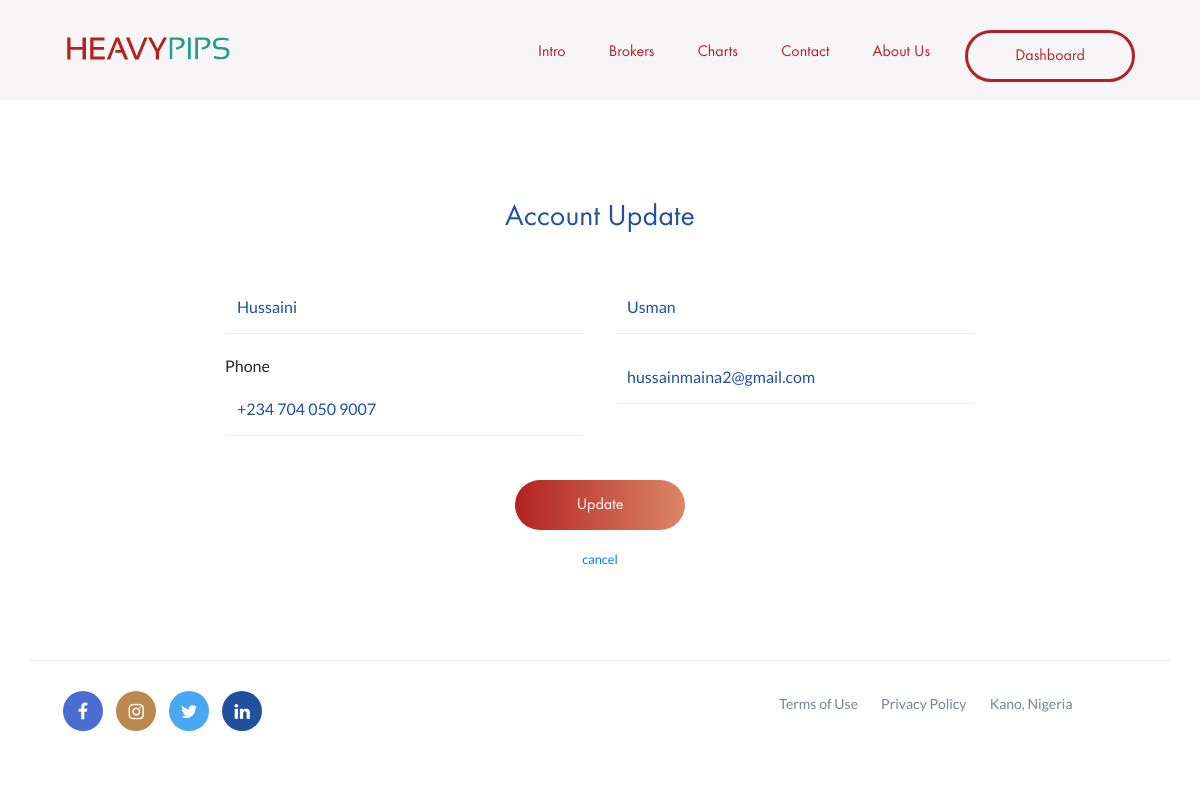
The page /settings/ (signed in) on the database its author committed.
### users/models.py (models this page shows)
class CustomUser(AbstractUser):
    username = None
    email = models.EmailField(_('email address'), unique=True,
                              error_messages={
                                  'unique': _("A user with that email already exists."),
                              },
                              max_length=150,
                              )
    phone = PhoneNumberField(max_length=30, unique=True, null=True, blank=False,
                             error_messages={
                                 'unique': _("A user with that phone number already exists."),
                             },
                             help_text='We will be sending you signals through this phone number.'
                             )
    allowaccess = models.BooleanField(_('allow access'), default=False, null=True, blank=True, help_text='allow access to signals')
    is_signalmanager = models.BooleanField(_('is signal manager'), default=False,
                                           help_text='let this user post signals', null=True, blank=True)
    is_newslettermanager = models.BooleanField(_('is newsletter manager'),default=False,
                                               help_text='let this user send newsletters', null=True, blank=True)
    birth_date = models.DateField(null=True, blank=True)
    USERNAME_FIELD = 'email'
    REQUIRED_FIELDS = []
    objects = CustomUserManager()

### signalsection/models.py (models this page shows)
class Address(models.Model):
    address = models.CharField(default='', max_length=50)
    def __str__(self):
        return self.address

### users/views.py (the view)
# urls.py: path('settings/', users_view.settings, name='settings'),
@login_required
def settings(request):
    if request.method == 'POST':
        form = UserUpdaetForm(request.POST, instance=request.user)
        if form.is_valid():
            form.save()
            messages.success(request, f'Your Account Has Been Updated!')
            return redirect('settings')
    else:
        form = UserUpdaetForm(instance=request.user)
    context = {'form': form, 'title': 'Settings'}
    return render(request, 'users/settings.html', context)

### users/forms.py
class UserUpdaetForm(forms.ModelForm):
    def __init__(self, *args, **kwargs):
        super(UserUpdaetForm, self).__init__(*args, **kwargs)
    email = forms.EmailField(label='', widget=forms.EmailInput(attrs={'placeholder': 'Email'}))
    first_name = forms.CharField(label='', widget=forms.TextInput(attrs={'placeholder': 'First Name'}))
    last_name = forms.CharField(label='', widget=forms.TextInput(attrs={'placeholder': 'Last Name'}))
    phone = PhoneNumberField(required=True, label='',
                            widget=forms.NumberInput(attrs={'placeholder': 'Phone: +234 8035873345'}))
    class Meta:
        model = get_user_model()
        fields = ['email', 'phone', 'first_name', 'last_name']

### users/templates/users/settings.html (shortened to what this page needs)
{% extends "signalsection/base.html" %}
{% load crispy_forms_tags %}
{% load static %}
{% block content %}
<section class="page-info-section">
</section>
<section class="contact-page spad">
    <div class="container">
        <h3 class="text-center">Account Update</h3><br><br>
        <div class="row justify-content-center">
            <div class="col-lg-8">
                <form method='POST' class="contact-form">
                    <div class="row justify-content-center">
                        <div class="col-md-6">
                            <div class="form-group">
                                {{ form.first_name|as_crispy_field }}
                            </div>
                        </div>
                        <div class="col-md-6">
                            <div class="form-group">
                                 {{ form.last_name|as_crispy_field }}
                            </div>
                        </div>
                        <div class="col-md-6">
                            <div class="form-group">
                                 {{ form.phone|as_crispy_field }}
                            </div>
                        </div>
                         <div class="col-md-6">
                            <div class="form-group">
                                 {{ form.email|as_crispy_field }}
                            </div>
                        </div>
                    </div>
                    <div class="col-md-12 text-center">
                        <button class="site-btn sb-gradients mt-4" type='submit'>Update</button>
                    </div>
                    <div class="text-center pt-3">
                          <small class="text-muted text-center"><a href="{% url 'dashboard' %}"> cancel</a></small>
                    </div>
                </form>
            </div>
        </div>
    </div>
</section>
{% endblock %}

### signalsection/templates/signalsection/base.html (shortened to what this page needs)
{% load static %}
<!DOCTYPE html>
<html lang="en">
<head>
	<link rel="stylesheet" href="{% static 'signalsection/css/bootstrap.min.css' %}"/>
	<link rel="stylesheet" href="{% static 'signalsection/css/font-awesome.min.css' %}"/>
	<link rel="stylesheet" href="{% static 'signalsection/css/themify-icons.css' %}"/>
	<link rel="stylesheet" href="{% static 'signalsection/css/animate.css' %}"/>
	<link rel="stylesheet" href="{% static 'signalsection/css/owl.carousel.css' %}"/>
	<link rel="stylesheet" href="{% static 'signalsection/css/style.css' %}"/>
</head>
<body>
	<header class="header-section clearfix">
		<div class="container-fluid">
			<a href="{% url 'home' %}" class="site-logo">
				<img src="{% static 'signalsection/img/logo.png' %}" alt="">
			</a>
			{% if user.is_authenticated %}
			<a href="{% url 'dashboard' %}" class="site-btn">Dashboard</a>
			{% else %}
			<a href="{% url 'login' %}" class="site-btn">Sign In</a>
			{% endif %}
			<nav class="main-menu">
				<ul class="menu-list">
					<li><a href="{% url 'introduction' %}">Intro</a></li>
					<li><a href="{% url 'brokers' %}">Brokers</a></li>
					<li><a href="{% url 'charts' %}">Charts</a></li>
					<li><a href="{% url 'contact' %}">Contact</a></li>
					<li><a href="{% url 'about' %}">About Us</a></li>
				</ul>
			</nav>
		</div>
	</header>
	{% block content %}{% endblock %}
	<footer class="footer-section">
		<div class="container">
			<div class="footer-bottom">
				<div class="row">
					<div class="col-md-6 col-lg-3 footer-widget pl-lg-5 pl-3">
						<div class="social">
							{% if social.instagram %}
							<a href="{{ social.facebook }}" class="facebook" target="_blank"><i class="fa fa-facebook"></i></a>
							{% endif %}
							{% if social.instagram %}
							<a href="{{ social.instagram }}" class="instagram" target="_blank"><i class="fa fa-instagram"></i></a>
							{% endif %}
							{% if social.instagram %}
							<a href="{{ social.twitter }}" class="twitter" target="_blank"><i class="fa fa-twitter"></i></a>
							{% endif %}
							{% if social.instagram %}
							<a href="{{ social.linkedin }}" class="linkedin" target="_blank"><i class="fa fa-linkedin"></i></a>
							{% endif %}
						</div>
					</div>
					<div class="col-lg-8 text-center text-lg-right">
						<ul class="footer-nav">
							<li><a href="{% url 'terms' %}">Terms of Use</a></li>
							<li><a href="{% url 'privacy' %}">Privacy Policy </a></li>
							{% if address %}
							<li><a href="/">{{ address }}</a></li>
							{% endif %}
						</ul>
					</div>
				</div>
			</div>
		</div>
	</footer>
</body>
</html>

### signalsection/static/signalsection/css/style.css (style rules this page uses)
html, body { height: 100%; font-family: "Lato", sans-serif; -webkit-font-smoothing: antialiased; font-smoothing: antialiased; }
h1, h2, h3, h4, h5, h6 { color: #20509e; margin: 0; font-weight: 500; font-family: "Futura", sans-serif; }
h3 { font-size: 30px; }
img { max-width: 100%; }
ul, ol { padding: 0; margin: 0; }
.spad { padding-top: 100px; padding-bottom: 90px; }
.site-btn { position: relative; display: inline-block; padding: 15px 30px; font-size: 16px; font-weight: 500; line-height: 16px; border-radius: 50px; font-family: "Futura", sans-serif; min-width: 170px; text-align: center; border: 3px solid #B2222B; cursor: pointer; color: #b2222b; }
.site-btn.sb-gradients { padding: 17px 32px; border: none; color: #fff; }
.gradient-bg, .site-btn.sb-gradients, .member-social a:hover, .single-blog-page .social-share a:hover, .comment .comment-content .c-btn:hover, .comment-form label { background: -webkit-gradient(linear, left top, right top, from(#B22222), color-stop(100%, #DB8666), color-stop(100%, #DB8666), to(#DB8666)); background: -o-linear-gradient(left, #B22222 0%, #DB8666 100%, #DB8666 100%, #DB8666 100%); background: linear-gradient(to right, #B22222 0%, #DB8666 100%, #DB8666 100%, #DB8666 100%); filter: progid:DXImageTransform.Microsoft.gradient( startColorstr='#B22222', endColorstr='#DB8666', GradientType=1); }
.header-section { position: absolute; width: 100%; top: 0; padding: 30px 50px 0; z-index: 99; }
.header-section .site-btn { float: right; margin-left: 60px; }
.main-menu { float: right; }
.menu-list { list-style: none; }
.menu-list li { display: inline; }
.menu-list li a { display: inline-block; font-family: "Futura", sans-serif; font-size: 16px; padding: 10px 5px; margin-right: 30px; color: #B22222; }
.social a { width: 40px; height: 40px; border-radius: 50%; color: #fff; display: inline-block; margin-right: 10px; text-align: center; padding-top: 7px; font-size: 18px; }
.social a:last-child { margin-right: 0; }
.social .facebook { background: #4b6cd0; }
.social .instagram { background: #bb8950; }
.social .twitter { background: #49a7f3; }
.social .linkedin { background: #20509e; }
.footer-bottom { border-top: 1px solid #ebebeb; padding: 30px 0; }
.footer-nav { list-style: none; }
.footer-nav li { display: inline-block; }
.footer-nav li a { color: #75849a; font-size: 14px; margin-left: 20px; }
.page-info-section { height: 100px; background-image: url("../img/page-info-bg.png"); background-size: cover; background-position: center; background-repeat: no-repeat; position: relative; overflow: hidden; display: block; padding-top: 100px; }
.contact-form .form-group { position: relative; margin-bottom: 20px; }
.contact-form input, .contact-form textarea { width: 100%; height: 50px; border: none; border-bottom: 1px solid #ebebeb; font-size: 16px; padding-bottom: 10px; color: #20509e; }
.contact-form ::placeholder { color: #acb9cc; }
@media (min-width: 1200px) { .container { max-width: 1170px; } }
@media (max-width: 1425px) { .header-section .site-btn { margin-left: 0; } }
@media (max-width: 1425px) { .hero-section, .page-info-section { background-position: right 30% top; } }

### rows shown on the page
CustomUser: first_name "Hussaini", last_name "Usman", phone "+234 704 050 9007", email "hussainmaina2@gmail.com"
Address: address "Kano, Nigeria"
